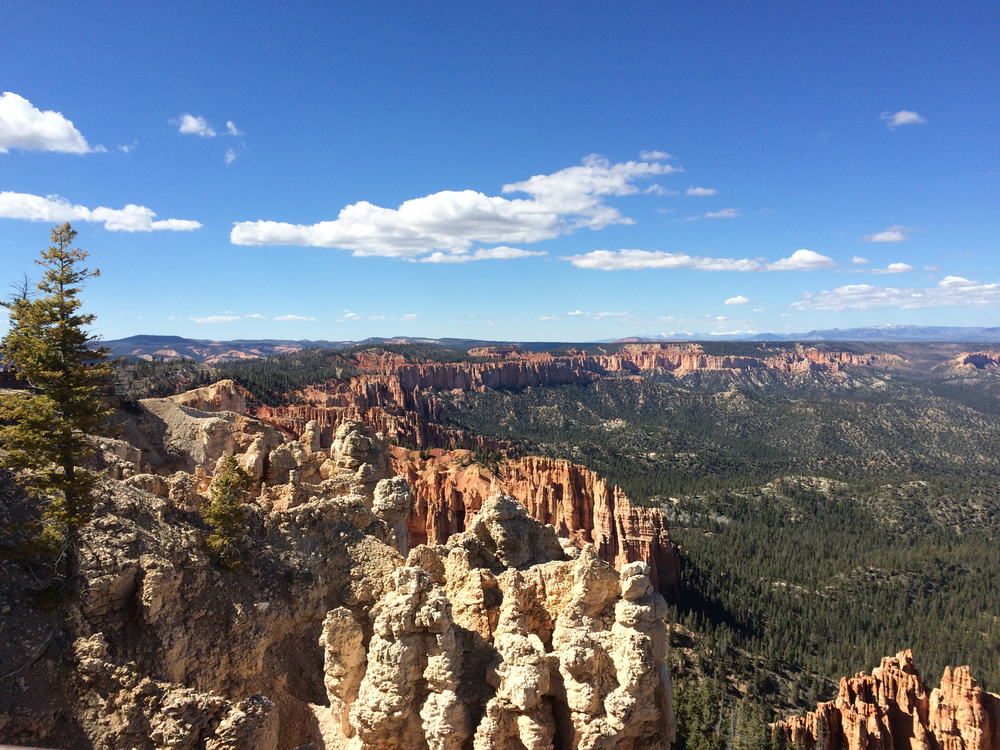
#> input picture Horizontal/images/bryce_left_01.png, 1000 x 750 px
$ python stitch.py --first images/bryce_left_01.png --second images/bryce_right_01.png --output_file out.png
#> lines starting #> are read from the running program, lines starting #| are printed output that depends on the picture
### Horizontal/panorama.py
# import the necessary packages
import numpy as np
import imutils
import cv2

class Stitcher:
	def __init__(self):
		# determine if we are using OpenCV v3.X
		self.isv3 = imutils.is_cv3()

	def stitch(self, images, ratio=0.75, reprojThresh=4.0,
		showMatches=False):
		# unpack the images, then detect keypoints and extract
		# local invariant descriptors from them
		(imageB, imageA) = images
		(kpsA, featuresA) = self.detectAndDescribe(imageA)
		(kpsB, featuresB) = self.detectAndDescribe(imageB)

		# match features between the two images
		M = self.matchKeypoints(kpsA, kpsB,
			featuresA, featuresB, ratio, reprojThresh)

		# if the match is None, then there aren't enough matched
		# keypoints to create a panorama
		if M is None:
			return None

		# otherwise, apply a perspective warp to stitch the images
		# together
		(matches, H, status) = M
		# [5 lines of commented-out code are left out]
		result = cv2.warpPerspective(imageA, H,
			(imageA.shape[1] + imageB.shape[1], imageA.shape[0]))
		#print(imageA.shape,"Testing",imageB.shape," ",result.shape)
		result[0:imageB.shape[0], 0:imageB.shape[1]] = imageB
		#print(result.shape)
		#cv2.imshow('intermediate',result)

		# check to see if the keypoint matches should be visualized
		if showMatches:
			vis = self.drawMatches(imageA, imageB, kpsA, kpsB, matches,
				status)

			# return a tuple of the stitched image and the
			# visualization
			return (result, vis)

		# return the stitched image
		return result

	def detectAndDescribe(self, image):
		# convert the image to grayscale
		gray = cv2.cvtColor(image, cv2.COLOR_BGR2GRAY)

		# check to see if we are using OpenCV 3.X
		if self.isv3:
			# detect and extract features from the image
			#SIFT Algorithm
			descriptor = cv2.xfeatures2d.SIFT_create()
			#SURF Algorithm
			#descriptor = cv2.xfeatures2d.SURF_create()# 400 is hesian threshold, optimum values should be around 300-500
			#upright SURF: faster and can be used for panorama stiching i.e our case.
			#descriptor.upright = True
			print(descriptor.descriptorSize())
			(kps, features) = descriptor.detectAndCompute(image, None)
			print(len(kps),features.shape)

		# otherwise, we are using OpenCV 2.4.X
		else:
			# detect keypoints in the image
			detector = cv2.FeatureDetector_create("SIFT")
			kps = detector.detect(gray)

			# extract features from the image
			extractor = cv2.DescriptorExtractor_create("SIFT")
			(kps, features) = extractor.compute(gray, kps)

		# convert the keypoints from KeyPoint objects to NumPy
		# arrays
		kps = np.float32([kp.pt for kp in kps])

		# return a tuple of keypoints and features
		#print("features",features)
		return (kps, features)

	def matchKeypoints(self, kpsA, kpsB, featuresA, featuresB,
		ratio, reprojThresh):
		# compute the raw matches and initialize the list of actual
		# matches
		matcher = cv2.DescriptorMatcher_create("BruteForce")
		rawMatches = matcher.knnMatch(featuresA, featuresB, 2)
		matches = []

		# loop over the raw matches
		for m in rawMatches:
			# ensure the distance is within a certain ratio of each
			# other (i.e. Lowe's ratio test)
			if len(m) == 2 and m[0].distance < m[1].distance * ratio:
				matches.append((m[0].trainIdx, m[0].queryIdx))
		print(len(matches))

		# computing a homography requires at least 4 matches
		if len(matches) > 4:
			# construct the two sets of points
			ptsA = np.float32([kpsA[i] for (_, i) in matches])
			ptsB = np.float32([kpsB[i] for (i, _) in matches])

			# compute the homography between the two sets of points
			(H, status) = cv2.findHomography(ptsA, ptsB, cv2.RANSAC,
				reprojThresh)

			# return the matches along with the homograpy matrix
			# and status of each matched point
			return (matches, H, status)

		# otherwise, no homograpy could be computed
		return None

	def drawMatches(self, imageA, imageB, kpsA, kpsB, matches, status):
		# initialize the output visualization image
		(hA, wA) = imageA.shape[:2]
		(hB, wB) = imageB.shape[:2]
		vis = np.zeros((max(hA, hB), wA + wB, 3), dtype="uint8")
		vis[0:hA, 0:wA] = imageA
		vis[0:hB, wA:] = imageB

		# loop over the matches
		for ((trainIdx, queryIdx), s) in zip(matches, status):
			# only process the match if the keypoint was successfully
			# matched
			if s == 1:
				# draw the match
				ptA = (int(kpsA[queryIdx][0]), int(kpsA[queryIdx][1]))
				ptB = (int(kpsB[trainIdx][0]) + wA, int(kpsB[trainIdx][1]))
				cv2.line(vis, ptA, ptB, (0, 255, 0), 1)

		# return the visualization
		return vis

### Horizontal/stitch.py
# USAGE
# python stitch.py --first images/bryce_left_01.png --second images/bryce_right_01.png
# python stitch.py --first images/shelf1_left.jpg --second images/shelf1_right.jpg
# images are passed as an argument left to right

# import the necessary packages
from panorama import Stitcher
import argparse
import imutils
import cv2

# construct the argument parse and parse the arguments
ap = argparse.ArgumentParser()
ap.add_argument("-f", "--first", required=True,
	help="path to the first image")
ap.add_argument("-s", "--second", required=True,
	help="path to the second image")
ap.add_argument("-o", "--output_file", required=True,
	help="name of the output image")
args = vars(ap.parse_args())

# load the two images and resize them to have a width of 400 pixels
# (for faster processing)
imageA = cv2.imread(args["first"])
#> imageA is the input picture: shape (750, 1000, 3); mean B, G, R 137.6, 118.4, 106.1
imageB = cv2.imread(args["second"])
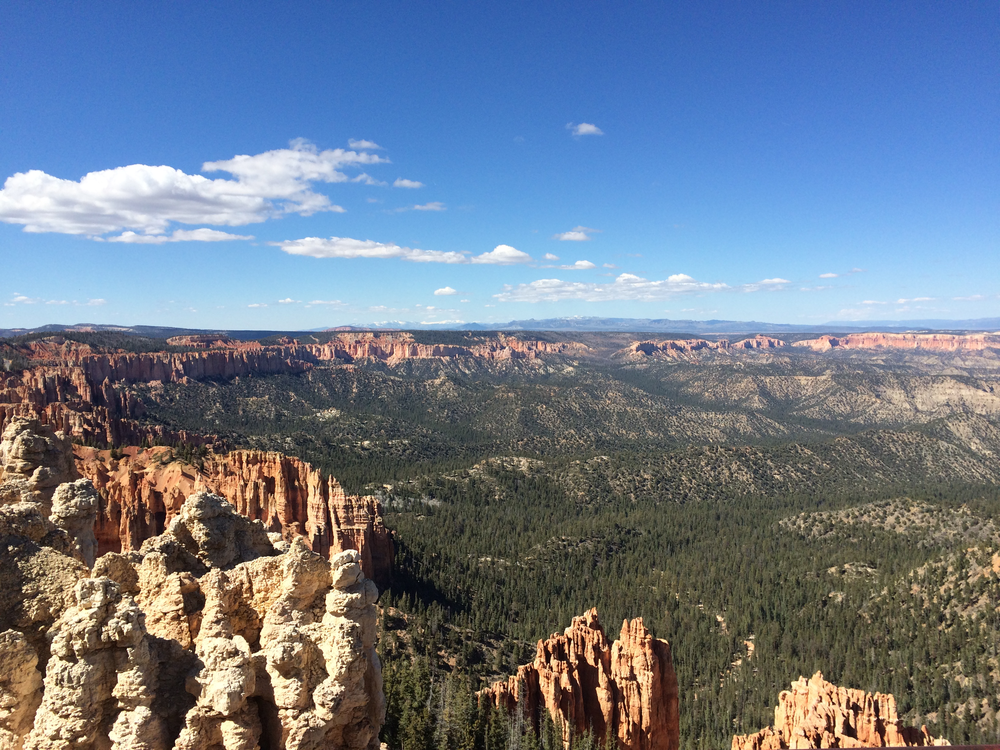
#> input picture Horizontal/images/bryce_right_01.png, 1000 x 750 px
#> imageB is the input picture: shape (750, 1000, 3); mean B, G, R 140.9, 123, 110.1

#imageA = imutils.resize(imageA, width=500)
#imageB = imutils.resize(imageB, width=500)
print(imageA.shape,"  ",imageB.shape)
#| (750, 1000, 3)    (750, 1000, 3)

# stitch the images together to create a panorama
stitcher = Stitcher()
(result, vis) = stitcher.stitch([imageA, imageB], showMatches=True)
#> in detectAndDescribe, `gray = cv2.cvtColor(image, cv2.COLOR_BGR2GRAY)`:
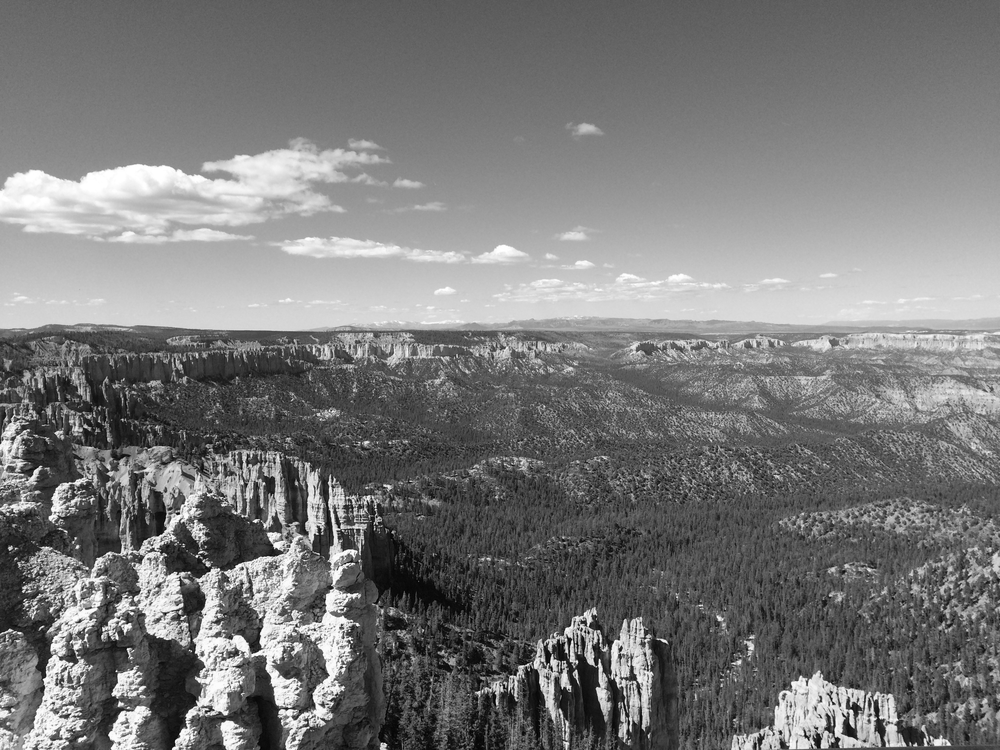
#> gray: shape (750, 1000); min 0, max 255, mean 121.2
#> in detectAndDescribe, `kps = detector.detect(gray)`: kps = 5892 keypoints; strongest (x, y, size): (178, 513, 2.1), (833, 703, 2), (286, 709, 2.4), (255, 521, 2.6)
#> in detectAndDescribe, `kps = np.float32([kp.pt for kp in kps])`: kps = 5892 pairs, first value 2.37 to 997, second value 128.1 to 746.9
#> in stitch, `(kpsA, featuresA) = self.detectAndDescribe(imageA)`: kpsA has the same summary as kps in detectAndDescribe
#> in detectAndDescribe (call 2), `gray = cv2.cvtColor(image, cv2.COLOR_BGR2GRAY)`:
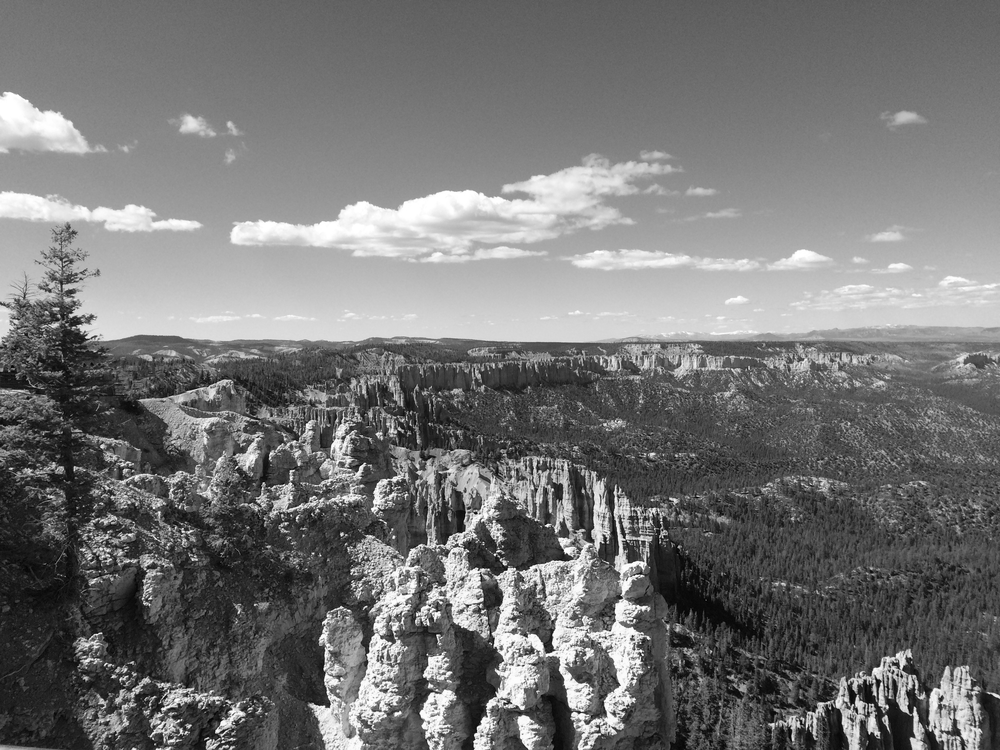
#> gray: shape (750, 1000); min 0, max 255, mean 116.9
#> in detectAndDescribe (call 2), `kps = detector.detect(gray)`: kps = 6139 keypoints; strongest (x, y, size): (476, 513, 1.9), (547, 525, 2.4), (217, 731, 2.9), (342, 534, 2.4)
#> in detectAndDescribe (call 2), `kps = np.float32([kp.pt for kp in kps])`: kps = 6139 pairs, first value 2.63 to 997.2, second value 95.58 to 747.1
#> in stitch, `(kpsB, featuresB) = self.detectAndDescribe(imageB)`: kpsB has the same summary as kps in detectAndDescribe
#> in matchKeypoints, `rawMatches = matcher.knnMatch(featuresA, featuresB, 2)`: rawMatches = 5892 matches
#> after the loop in matchKeypoints, `for m in rawMatches:`: matches = 2079 pairs, first value 1199 to 6135, second value 12 to 5786
#| 2079
#> in matchKeypoints, `ptsA = np.float32([kpsA[i] for (_, i) in matches])`: ptsA = 2079 pairs, first value 4.38 to 983.6, second value 128.1 to 745.5
#> in matchKeypoints, `ptsB = np.float32([kpsB[i] for (i, _) in matches])`: ptsB = 2079 pairs, first value 184.1 to 993.4, second value 116.8 to 743.9
#> in matchKeypoints, `(H, status) = cv2.findHomography(ptsA, ptsB, cv2.RANSAC, reprojThresh)`: H = [[0.646, 0.0164, 327.7], [-0.129, 0.895, 48.43], [-0.000364, 1.8e-05, 1]]; status = 2079 values, max 1 at index 0, min 0 at index 1, mean 0.941
#> in stitch, `result[0:imageB.shape[0], 0:imageB.shape[1]] = imageB`:
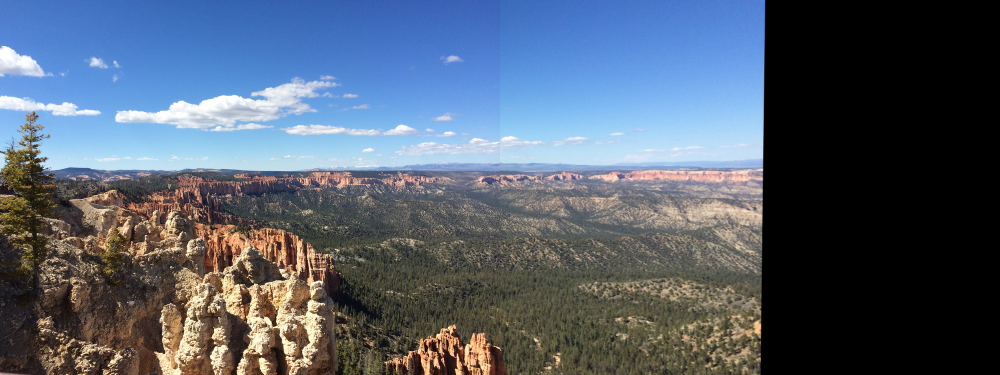
#> result: shape (750, 2000, 3) (shown at 1/2 size); mean B, G, R 109.9, 94.7, 83.6
#> in drawMatches, `vis[0:hA, 0:wA] = imageA`:
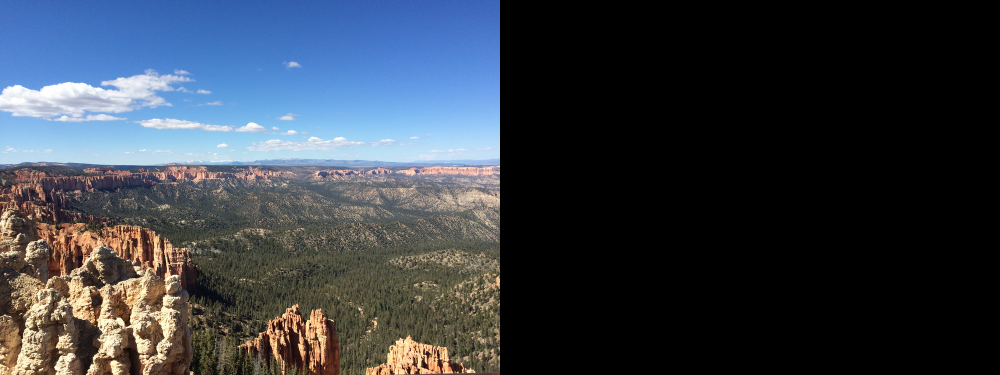
#> vis: shape (750, 2000, 3) (shown at 1/2 size); mean B, G, R 70.5, 61.5, 55
#> in drawMatches, `vis[0:hB, wA:] = imageB`:
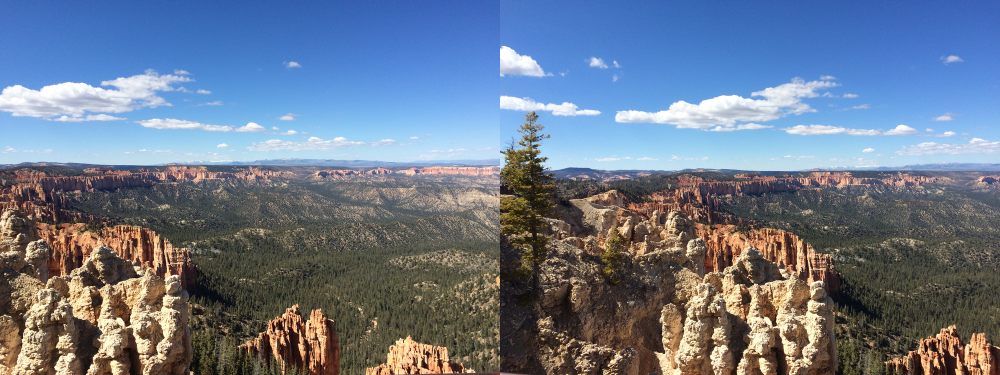
#> vis: shape (750, 2000, 3) (shown at 1/2 size); mean B, G, R 139.3, 120.7, 108.1
#> the loop in drawMatches, `for ((trainIdx, queryIdx), s) in zip(matches, status):` made 2079 passes
#> (trainIdx, queryIdx, s, ptA, ptB) on passes 1, 3, 4, 6, 10, 11, 12, 13, 14, 16, 17, 18: (2042, 12, [1], (4, 404), (1335, 407)), (2051, 14, [1], (4, 473), (1336, 468)), (2057, 25, [1], (6, 347), (1338, 358)), (2063, 37, [1], (7, 373), (1339, 380)), (2077, 55, [1], (9, 630), (1341, 607)), (2078, 56, [1], (9, 630), (1341, 607)), (2067, 57, [1], (9, 421), (1339, 422)), (2074, 59, [1], (10, 669), (1340, 642)), (2072, 66, [1], (10, 405), (1340, 408)), (2079, 69, [1], (11, 368), (1341, 376)), (2082, 71, [1], (11, 468), (1341, 464)), (2083, 72, [1], (11, 468), (1341, 464))
#> (ptA, ptB) on passes 62 to 67: ((23, 531), (1351, 520)), ((23, 350), (1351, 360)), ((24, 587), (1352, 570)), ((24, 643), (1352, 620)), ((24, 441), (1352, 440)), ((25, 436), (1352, 436))
#> after the loop in drawMatches, `for ((trainIdx, queryIdx), s) in zip(matches, status):`:
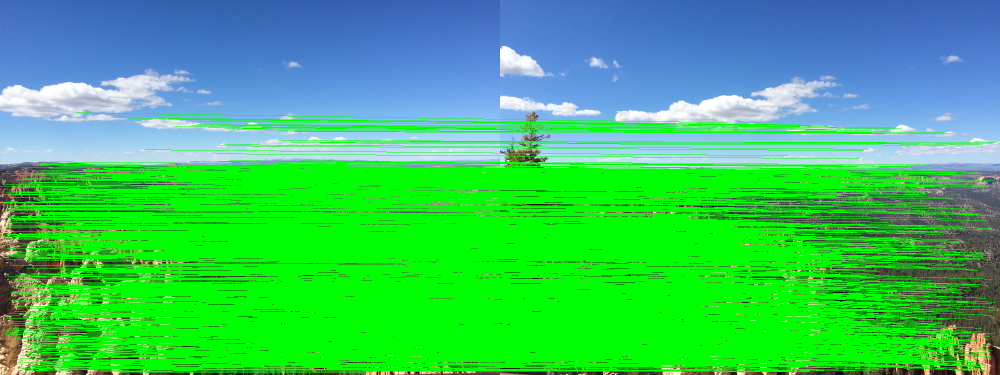
#> vis: shape (750, 2000, 3) (shown at 1/2 size); mean B, G, R 100.1, 193, 58.8

# show the images
cv2.imshow("Image A", imageA)
cv2.imshow("Image B", imageB)
cv2.imshow("Keypoint Matches", vis)
cv2.imshow("Result", result)
cv2.imwrite("Results/"+args["output_file"],result)
cv2.waitKey(0)
